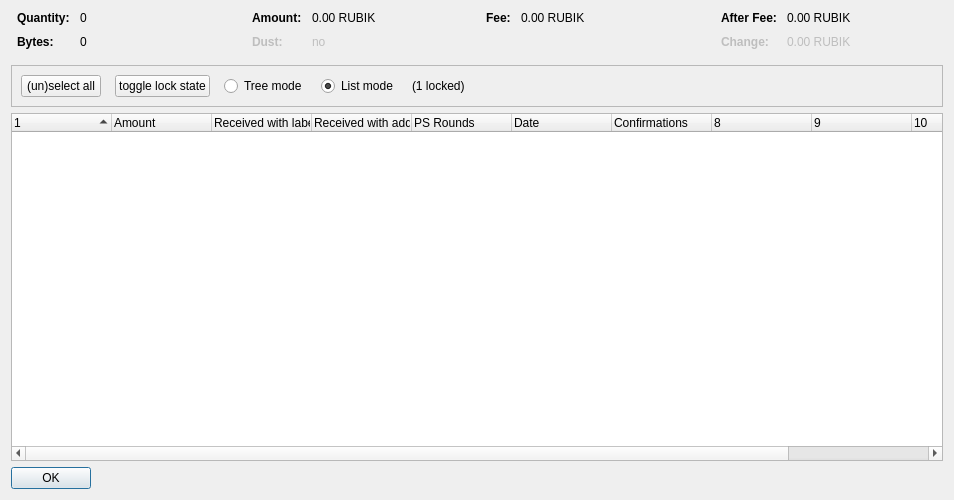
<?xml version="1.0" encoding="UTF-8"?>
<ui version="4.0">
 <class>CoinControlDialog</class>
 <widget class="QDialog" name="CoinControlDialog">
  <property name="geometry">
   <rect>
    <x>0</x>
    <y>0</y>
    <width>954</width>
    <height>500</height>
   </rect>
  </property>
  <property name="windowTitle">
   <string>Coin Selection</string>
  </property>
  <layout class="QVBoxLayout" name="verticalLayout">
   <item>
    <layout class="QHBoxLayout" name="horizontalLayoutTop" stretch="0,0,0,0">
     <property name="topMargin">
      <number>0</number>
     </property>
     <property name="bottomMargin">
      <number>10</number>
     </property>
     <item>
      <layout class="QFormLayout" name="formLayoutCoinControl1">
       <property name="horizontalSpacing">
        <number>10</number>
       </property>
       <property name="verticalSpacing">
        <number>10</number>
       </property>
       <property name="leftMargin">
        <number>6</number>
       </property>
       <property name="rightMargin">
        <number>6</number>
       </property>
       <item row="0" column="0">
        <widget class="QLabel" name="labelCoinControlQuantityText">
         <property name="font">
          <font>
           <weight>75</weight>
           <bold>true</bold>
          </font>
         </property>
         <property name="text">
          <string>Quantity:</string>
         </property>
        </widget>
       </item>
       <item row="0" column="1">
        <widget class="QLabel" name="labelCoinControlQuantity">
         <property name="cursor">
          <cursorShape>IBeamCursor</cursorShape>
         </property>
         <property name="contextMenuPolicy">
          <enum>Qt::ActionsContextMenu</enum>
         </property>
         <property name="text">
          <string notr="true">0</string>
         </property>
         <property name="textInteractionFlags">
          <set>Qt::LinksAccessibleByMouse|Qt::TextSelectableByKeyboard|Qt::TextSelectableByMouse</set>
         </property>
        </widget>
       </item>
       <item row="1" column="0">
        <widget class="QLabel" name="labelCoinControlBytesText">
         <property name="font">
          <font>
           <weight>75</weight>
           <bold>true</bold>
          </font>
         </property>
         <property name="text">
          <string>Bytes:</string>
         </property>
        </widget>
       </item>
       <item row="1" column="1">
        <widget class="QLabel" name="labelCoinControlBytes">
         <property name="cursor">
          <cursorShape>IBeamCursor</cursorShape>
         </property>
         <property name="contextMenuPolicy">
          <enum>Qt::ActionsContextMenu</enum>
         </property>
         <property name="text">
          <string notr="true">0</string>
         </property>
         <property name="textInteractionFlags">
          <set>Qt::LinksAccessibleByMouse|Qt::TextSelectableByKeyboard|Qt::TextSelectableByMouse</set>
         </property>
        </widget>
       </item>
      </layout>
     </item>
     <item>
      <layout class="QFormLayout" name="formLayoutCoinControl2">
       <property name="horizontalSpacing">
        <number>10</number>
       </property>
       <property name="verticalSpacing">
        <number>10</number>
       </property>
       <property name="leftMargin">
        <number>6</number>
       </property>
       <property name="rightMargin">
        <number>6</number>
       </property>
       <item row="0" column="0">
        <widget class="QLabel" name="labelCoinControlAmountText">
         <property name="font">
          <font>
           <weight>75</weight>
           <bold>true</bold>
          </font>
         </property>
         <property name="text">
          <string>Amount:</string>
         </property>
        </widget>
       </item>
       <item row="0" column="1">
        <widget class="QLabel" name="labelCoinControlAmount">
         <property name="cursor">
          <cursorShape>IBeamCursor</cursorShape>
         </property>
         <property name="contextMenuPolicy">
          <enum>Qt::ActionsContextMenu</enum>
         </property>
         <property name="text">
          <string notr="true">0.00 RUBIK</string>
         </property>
         <property name="textInteractionFlags">
          <set>Qt::LinksAccessibleByMouse|Qt::TextSelectableByKeyboard|Qt::TextSelectableByMouse</set>
         </property>
        </widget>
       </item>
       <item row="1" column="0">
        <widget class="QLabel" name="labelCoinControlLowOutputText">
         <property name="enabled">
          <bool>false</bool>
         </property>
         <property name="font">
          <font>
           <weight>75</weight>
           <bold>true</bold>
          </font>
         </property>
         <property name="text">
          <string>Dust:</string>
         </property>
        </widget>
       </item>
       <item row="1" column="1">
        <widget class="QLabel" name="labelCoinControlLowOutput">
         <property name="enabled">
          <bool>false</bool>
         </property>
         <property name="cursor">
          <cursorShape>IBeamCursor</cursorShape>
         </property>
         <property name="contextMenuPolicy">
          <enum>Qt::ActionsContextMenu</enum>
         </property>
         <property name="text">
          <string notr="true">no</string>
         </property>
         <property name="textInteractionFlags">
          <set>Qt::LinksAccessibleByMouse|Qt::TextSelectableByKeyboard|Qt::TextSelectableByMouse</set>
         </property>
        </widget>
       </item>
      </layout>
     </item>
     <item>
      <layout class="QFormLayout" name="formLayoutCoinControl3">
       <property name="horizontalSpacing">
        <number>10</number>
       </property>
       <property name="verticalSpacing">
        <number>10</number>
       </property>
       <property name="leftMargin">
        <number>6</number>
       </property>
       <property name="rightMargin">
        <number>6</number>
       </property>
       <item row="0" column="0">
        <widget class="QLabel" name="labelCoinControlFeeText">
         <property name="font">
          <font>
           <weight>75</weight>
           <bold>true</bold>
          </font>
         </property>
         <property name="text">
          <string>Fee:</string>
         </property>
        </widget>
       </item>
       <item row="0" column="1">
        <widget class="QLabel" name="labelCoinControlFee">
         <property name="cursor">
          <cursorShape>IBeamCursor</cursorShape>
         </property>
         <property name="contextMenuPolicy">
          <enum>Qt::ActionsContextMenu</enum>
         </property>
         <property name="text">
          <string notr="true">0.00 RUBIK</string>
         </property>
         <property name="textInteractionFlags">
          <set>Qt::LinksAccessibleByMouse|Qt::TextSelectableByKeyboard|Qt::TextSelectableByMouse</set>
         </property>
        </widget>
       </item>
      </layout>
     </item>
     <item>
      <layout class="QFormLayout" name="formLayoutCoinControl4">
       <property name="horizontalSpacing">
        <number>10</number>
       </property>
       <property name="verticalSpacing">
        <number>10</number>
       </property>
       <property name="leftMargin">
        <number>6</number>
       </property>
       <property name="rightMargin">
        <number>6</number>
       </property>
       <item row="0" column="0">
        <widget class="QLabel" name="labelCoinControlAfterFeeText">
         <property name="font">
          <font>
           <weight>75</weight>
           <bold>true</bold>
          </font>
         </property>
         <property name="text">
          <string>After Fee:</string>
         </property>
        </widget>
       </item>
       <item row="0" column="1">
        <widget class="QLabel" name="labelCoinControlAfterFee">
         <property name="cursor">
          <cursorShape>IBeamCursor</cursorShape>
         </property>
         <property name="contextMenuPolicy">
          <enum>Qt::ActionsContextMenu</enum>
         </property>
         <property name="text">
          <string notr="true">0.00 RUBIK</string>
         </property>
         <property name="textInteractionFlags">
          <set>Qt::LinksAccessibleByMouse|Qt::TextSelectableByKeyboard|Qt::TextSelectableByMouse</set>
         </property>
        </widget>
       </item>
       <item row="1" column="0">
        <widget class="QLabel" name="labelCoinControlChangeText">
         <property name="enabled">
          <bool>false</bool>
         </property>
         <property name="font">
          <font>
           <weight>75</weight>
           <bold>true</bold>
          </font>
         </property>
         <property name="text">
          <string>Change:</string>
         </property>
        </widget>
       </item>
       <item row="1" column="1">
        <widget class="QLabel" name="labelCoinControlChange">
         <property name="enabled">
          <bool>false</bool>
         </property>
         <property name="cursor">
          <cursorShape>IBeamCursor</cursorShape>
         </property>
         <property name="contextMenuPolicy">
          <enum>Qt::ActionsContextMenu</enum>
         </property>
         <property name="text">
          <string notr="true">0.00 RUBIK</string>
         </property>
         <property name="textInteractionFlags">
          <set>Qt::LinksAccessibleByMouse|Qt::TextSelectableByKeyboard|Qt::TextSelectableByMouse</set>
         </property>
        </widget>
       </item>
      </layout>
     </item>
    </layout>
   </item>
   <item>
    <widget class="QFrame" name="frame">
     <property name="minimumSize">
      <size>
       <width>0</width>
       <height>40</height>
      </size>
     </property>
     <property name="frameShape">
      <enum>QFrame::StyledPanel</enum>
     </property>
     <property name="frameShadow">
      <enum>QFrame::Sunken</enum>
     </property>
     <layout class="QHBoxLayout" name="horizontalLayout">
      <item>
       <layout class="QHBoxLayout" name="horizontalLayoutPanel" stretch="0,0,0,0,0,0">
        <property name="spacing">
         <number>14</number>
        </property>
        <item>
         <widget class="QPushButton" name="pushButtonSelectAll">
          <property name="sizePolicy">
           <sizepolicy hsizetype="Maximum" vsizetype="Fixed">
            <horstretch>0</horstretch>
            <verstretch>0</verstretch>
           </sizepolicy>
          </property>
          <property name="text">
           <string>(un)select all</string>
          </property>
          <property name="autoDefault">
           <bool>false</bool>
          </property>
         </widget>
        </item>
        <item>
         <widget class="QPushButton" name="pushButtonToggleLock">
          <property name="sizePolicy">
           <sizepolicy hsizetype="Maximum" vsizetype="Fixed">
            <horstretch>0</horstretch>
            <verstretch>0</verstretch>
           </sizepolicy>
          </property>
          <property name="text">
           <string>toggle lock state</string>
          </property>
          <property name="autoDefault">
           <bool>false</bool>
          </property>
         </widget>
        </item>
        <item>
         <widget class="QRadioButton" name="radioTreeMode">
          <property name="sizePolicy">
           <sizepolicy hsizetype="Maximum" vsizetype="Fixed">
            <horstretch>0</horstretch>
            <verstretch>0</verstretch>
           </sizepolicy>
          </property>
          <property name="text">
           <string>Tree mode</string>
          </property>
         </widget>
        </item>
        <item>
         <widget class="QRadioButton" name="radioListMode">
          <property name="sizePolicy">
           <sizepolicy hsizetype="Maximum" vsizetype="Fixed">
            <horstretch>0</horstretch>
            <verstretch>0</verstretch>
           </sizepolicy>
          </property>
          <property name="text">
           <string>List mode</string>
          </property>
          <property name="checked">
           <bool>true</bool>
          </property>
         </widget>
        </item>
        <item>
         <widget class="QLabel" name="labelLocked">
          <property name="text">
           <string>(1 locked)</string>
          </property>
         </widget>
        </item>
        <item>
         <spacer name="horizontalSpacer">
          <property name="orientation">
           <enum>Qt::Horizontal</enum>
          </property>
          <property name="sizeHint" stdset="0">
           <size>
            <width>40</width>
            <height>20</height>
           </size>
          </property>
         </spacer>
        </item>
       </layout>
      </item>
     </layout>
    </widget>
   </item>
   <item>
    <widget class="CoinControlTreeWidget" name="treeWidget">
     <property name="contextMenuPolicy">
      <enum>Qt::CustomContextMenu</enum>
     </property>
     <property name="sortingEnabled">
      <bool>false</bool>
     </property>
     <property name="columnCount">
      <number>11</number>
     </property>
     <attribute name="headerShowSortIndicator" stdset="0">
      <bool>true</bool>
     </attribute>
     <attribute name="headerStretchLastSection">
      <bool>false</bool>
     </attribute>
     <column>
      <property name="text">
       <string/>
      </property>
     </column>
     <column>
      <property name="text">
       <string>Amount</string>
      </property>
     </column>
     <column>
      <property name="text">
       <string>Received with label</string>
      </property>
     </column>
     <column>
      <property name="text">
       <string>Received with address</string>
      </property>
     </column>
     <column>
      <property name="text">
       <string>PS Rounds</string>
      </property>
     </column>
     <column>
      <property name="text">
       <string>Date</string>
      </property>
     </column>
     <column>
      <property name="text">
       <string>Confirmations</string>
      </property>
      <property name="toolTip">
       <string>Confirmed</string>
      </property>
     </column>
     <column>
      <property name="text">
       <string/>
      </property>
     </column>
     <column>
      <property name="text">
       <string/>
      </property>
     </column>
     <column>
      <property name="text">
       <string/>
      </property>
     </column>
     <column>
      <property name="text">
       <string/>
      </property>
     </column>
    </widget>
   </item>
   <item>
    <widget class="QDialogButtonBox" name="buttonBox">
     <property name="sizePolicy">
      <sizepolicy hsizetype="Maximum" vsizetype="Fixed">
       <horstretch>0</horstretch>
       <verstretch>0</verstretch>
      </sizepolicy>
     </property>
     <property name="orientation">
      <enum>Qt::Horizontal</enum>
     </property>
     <property name="standardButtons">
      <set>QDialogButtonBox::Ok</set>
     </property>
    </widget>
   </item>
  </layout>
 </widget>
 <customwidgets>
  <customwidget>
   <class>CoinControlTreeWidget</class>
   <extends>QTreeWidget</extends>
   <header>coincontroltreewidget.h</header>
  </customwidget>
 </customwidgets>
 <resources/>
 <connections/>
</ui>
